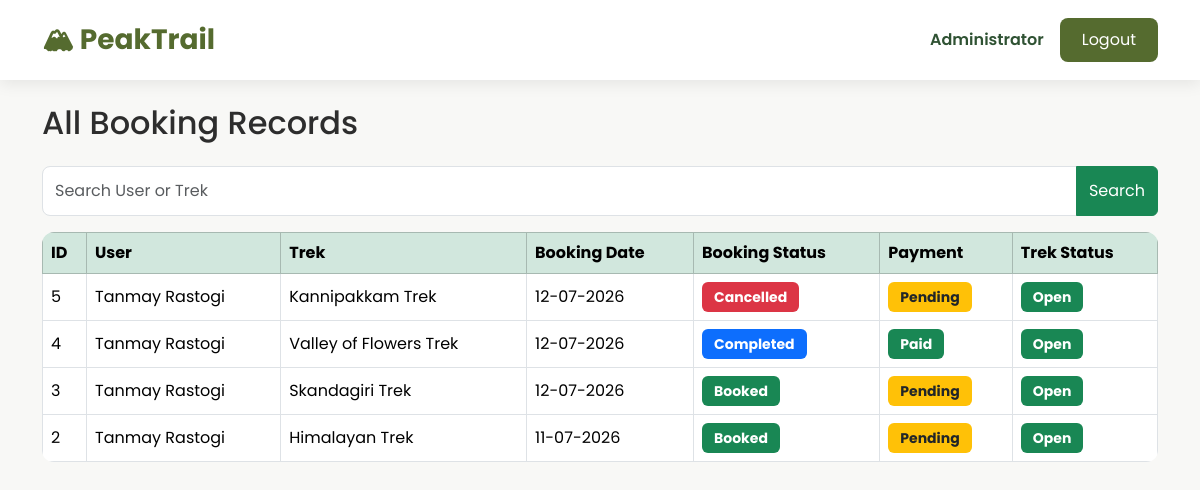
Screenshot of /admin/bookings (signed in) with the database file from the repository.
### models/user.py (models this page shows, shortened)
class User(UserMixin, db.Model):
    __tablename__ = "users"
    id = db.Column(db.Integer, primary_key=True)
    name = db.Column(db.String(100), nullable=False)
    email = db.Column(db.String(120), unique=True, nullable=False)
    password = db.Column(db.String(255), nullable=False)
    role = db.Column(db.String(20), nullable=False)
    is_active = db.Column(db.Boolean, default=True)
    is_blacklisted = db.Column(db.Boolean, default=False)
    created_at = db.Column(db.DateTime, default=datetime.utcnow)
    bookings = db.relationship("Booking", backref="user", lazy=True)
    staff_profile = db.relationship(
        "StaffProfile",
        backref="user",
        uselist=False
    )

### models/booking.py (models this page shows, shortened)
class Booking(db.Model):
    __tablename__ = "bookings"
    id = db.Column(db.Integer, primary_key=True)
    user_id = db.Column(
        db.Integer,
        db.ForeignKey("users.id"),
        nullable=False
    )
    trek_id = db.Column(
        db.Integer,
        db.ForeignKey("treks.id"),
        nullable=False
    )
    booking_date = db.Column(
        db.DateTime,
        default=datetime.utcnow
    )
    booking_status = db.Column(
        db.String(20),
        default="Booked"
    )
    payment_status = db.Column(
        db.String(20),
        default="Pending"
    )

### models/trek.py (models this page shows, shortened)
class Trek(db.Model):
    __tablename__ = "treks"
    id = db.Column(db.Integer, primary_key=True)
    trek_name = db.Column(db.String(100), nullable=False)
    location = db.Column(db.String(100), nullable=False)
    image_url = db.Column(db.String(500))
    price = db.Column(
        db.Float,
        nullable=False,
        default=0
    )
    difficulty = db.Column(db.String(20), nullable=False)
    duration = db.Column(db.Integer, nullable=False)
    available_slots = db.Column(db.Integer, nullable=False)
    description = db.Column(db.Text)
    start_date = db.Column(db.Date, nullable=False)
    end_date = db.Column(db.Date, nullable=False)
    status = db.Column(
        db.String(20),
        default="Open"
    )
    assigned_staff_id = db.Column(
        db.Integer,
        db.ForeignKey("staff_profiles.id"),
        nullable=True
    )
    bookings = db.relationship(
        "Booking",
        backref="trek",
        lazy=True
    )

### routes/admin.py (the view, shortened to what this page needs)
@admin.route("/admin/bookings")
@login_required
def view_bookings():
    if not _admin_required():
        return redirect(url_for("home"))
    search = request.args.get("search", "").strip()
    query = Booking.query
    bookings = query.order_by(Booking.booking_date.desc()).all()
    return render_template("admin/view_bookings.html", bookings=bookings, search=search)

### app.py (called while the page is built)
@login_manager.user_loader
def load_user(user_id):
    return User.query.get(int(user_id))

### routes/admin.py (called while the page is built)
def _admin_required():
    if current_user.role != "admin":
        flash("Access Denied!", "danger")
        return False
    return True

### templates/admin/view_bookings.html (shortened to what this page needs)
{% extends "base.html" %}
{% block content %}
<h2 class="mb-4">
All Booking Records
</h2>
<form method="GET" class="mb-3">
<div class="input-group">
<input
type="text"
name="search"
class="form-control"
placeholder="Search User or Trek">
<button class="btn btn-success">
Search
</button>
</div>
</form>
<table class="table table-bordered table-hover align-middle">
<thead class="table-success">
<tr>
<th>ID</th>
<th>User</th>
<th>Trek</th>
<th>Booking Date</th>
<th>Booking Status</th>
<th>Payment</th>
<th>Trek Status</th>
</tr>
</thead>
<tbody>
{% for booking in bookings %}
<tr>
<td>{{ booking.id }}</td>
<td>{{ booking.user.name }}</td>
<td>{{ booking.trek.trek_name }}</td>
<td>{{ booking.booking_date.strftime("%d-%m-%Y") }}</td>
<td>
{% if booking.booking_status=="Booked" %}
<span class="badge bg-success">
Booked
</span>
{% elif booking.booking_status=="Completed" %}
<span class="badge bg-primary">
Completed
</span>
{% else %}
<span class="badge bg-danger">
Cancelled
</span>
{% endif %}
</td>
<td>
{% if booking.payment_status=="Paid" %}
<span class="badge bg-success">
Paid
</span>
{% else %}
<span class="badge bg-warning text-dark">
Pending
</span>
{% endif %}
</td>
<td>
{% if booking.trek.status=="Open" %}
<span class="badge bg-success">
Open
</span>
{% elif booking.trek.status=="Ongoing" %}
<span class="badge bg-warning text-dark">
Ongoing
</span>
{% elif booking.trek.status=="Completed" %}
<span class="badge bg-primary">
Completed
</span>
{% else %}
<span class="badge bg-danger">
Closed
</span>
{% endif %}
</td>
</tr>
{% endfor %}
</tbody>
</table>
{% endblock %}

### templates/base.html (shortened to what this page needs)
<!DOCTYPE html>
<html lang="en">
<head>
    <link href="https://cdn.jsdelivr.net/npm/bootstrap@5.3.3/dist/css/bootstrap.min.css" rel="stylesheet">
    <link rel="stylesheet" href="{{ url_for('static', filename='css/style.css') }}">
</head>
<body>
    <nav class="navbar navbar-expand-lg custom-navbar">
<div class="container">
{% if current_user.is_authenticated %}
    {% if current_user.role=="admin" %}
        <a class="navbar-brand fw-bold"
        href="{{ url_for('admin.dashboard') }}">
        🏔 PeakTrail
        </a>
    {% elif current_user.role=="staff" %}
        <a class="navbar-brand fw-bold"
        href="{{ url_for('staff.dashboard') }}">
        🏔 PeakTrail
        </a>
    {% elif current_user.role=="trekker" %}
        <a class="navbar-brand fw-bold"
        href="{{ url_for('trekker.dashboard') }}">
        🏔 PeakTrail
        </a>
    {% endif %}
{% else %}
<a class="navbar-brand fw-bold"
href="{{ url_for('home') }}">
🏔 PeakTrail
</a>
{% endif %}
<div class="ms-auto d-flex align-items-center">
{% if current_user.is_authenticated %}
<span class="welcome-text">
{{ current_user.name }}
</span>
<a href="{{ url_for('auth.logout') }}"
class="btn btn-custom ms-3">
Logout
</a>
{% endif %}
</div>
</div>
</nav>
    <div class="container mt-4">
        {% block content %}
        {% endblock %}
    </div>
</body>
</html>

### static/css/style.css (style rules this page uses)
:root { --primary:#556B2F; --secondary:#2F5233; --accent:#F5F1E8; --background:#F8F8F6; --text:#2D2D2D; }
body { font-family:'Poppins',sans-serif; background:var(--background); color:var(--text); }
.custom-navbar { background:white; box-shadow:0 4px 15px rgba(0,0,0,.08); padding:14px; }
.navbar-brand { color:var(--primary)!important; font-size:28px; }
.welcome-text { font-weight:600; color:var(--secondary); }
.btn-custom { background:var(--primary); color:white; border:none; border-radius:8px; padding:10px 22px; transition:.3s; }
.form-control, .form-select { border-radius:8px; padding:12px; }
.table { background:white; border-radius:12px; overflow:hidden; }
.badge { padding:8px 12px; font-size:14px; }

### rows the page displays
User: name "Administrator"
Booking: id "5", user.name "Tanmay Rastogi", trek.trek_name "Kannipakkam Trek", booking_date "12-07-2026", booking_status "Cancelled", payment_status "Pending"
Booking: id "4", user.name "Tanmay Rastogi", trek.trek_name "Valley of Flowers Trek", booking_date "12-07-2026", booking_status "Completed", payment_status "Paid"
Booking: id "3", user.name "Tanmay Rastogi", trek.trek_name "Skandagiri Trek", booking_date "12-07-2026", booking_status "Booked", payment_status "Pending"
Booking: id "2", user.name "Tanmay Rastogi", trek.trek_name "Himalayan Trek", booking_date "11-07-2026", booking_status "Booked", payment_status "Pending"
